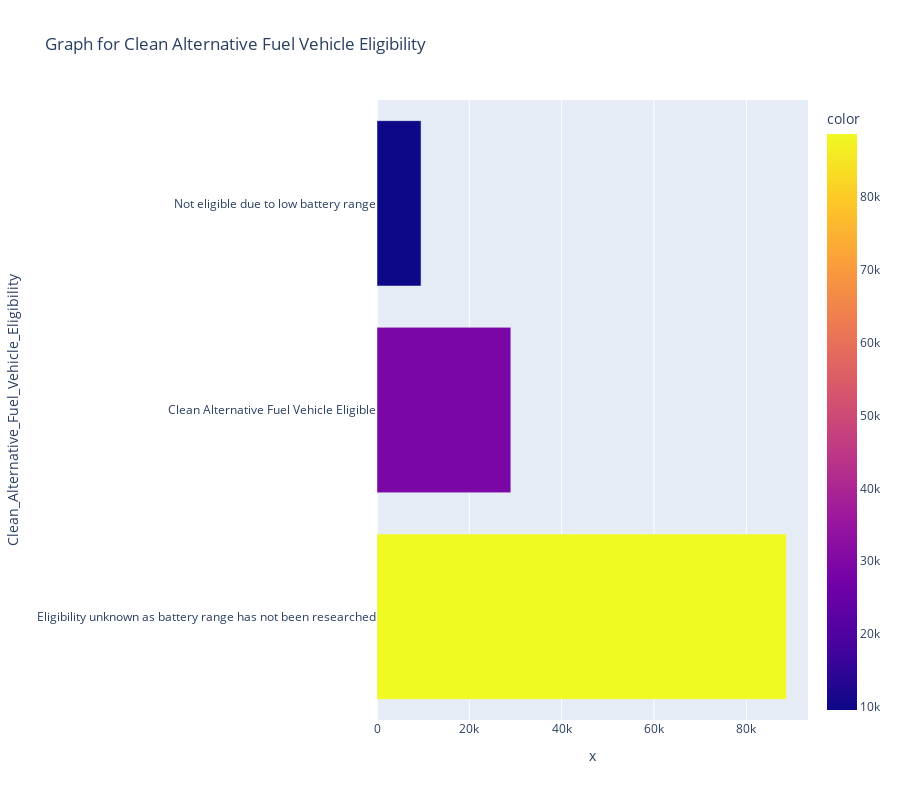

The cell this chart's notebook holds for it:
### Markdown cell above
## Clean alternative fuel vehicle eligibility

### Code cell
# Prepare the data for the stacked graph
data = EV_df['Clean_Alternative_Fuel_Vehicle_Eligibility'].value_counts()
fig = px.bar(data_frame=data.reset_index(), x=data, y='Clean_Alternative_Fuel_Vehicle_Eligibility', color=data, title='Graph for Clean Alternative Fuel Vehicle Eligibility')
fig.update_layout(autosize=False, width=900, height=800)
fig.show()

### Figure 1 — Plotly figure (JSON) as saved in the notebook; plotly's stock layout.template omitted (floating-point values rounded to 4 significant figures)
{"data": [{"alignmentgroup": "True", "hovertemplate": "x=%{x}<br>Clean_Alternative_Fuel_Vehicle_Eligibility=%{y}<br>color=%{marker.color}<extra></extra>", "legendgroup": "", "marker": {"color": [88677, 28985, 9541], "coloraxis": "coloraxis", "pattern": {"shape": ""}}, "name": "", "offsetgroup": "", "orientation": "h", "showlegend": false, "textposition": "auto", "type": "bar", "x": [88677, 28985, 9541], "xaxis": "x", "y": ["Eligibility unknown as battery range has not been researched", "Clean Alternative Fuel Vehicle Eligible", "Not eligible due to low battery range"], "yaxis": "y"}], "layout": {"autosize": false, "barmode": "relative", "coloraxis": {"colorbar": {"title": {"text": "color"}}, "colorscale": [[0, "#0d0887"], [0.1111, "#46039f"], [0.2222, "#7201a8"], [0.3333, "#9c179e"], [0.4444, "#bd3786"], [0.5556, "#d8576b"], [0.6667, "#ed7953"], [0.7778, "#fb9f3a"], [0.8889, "#fdca26"], [1, "#f0f921"]]}, "height": 800, "legend": {"tracegroupgap": 0}, "title": {"text": "Graph for Clean Alternative Fuel Vehicle Eligibility"}, "width": 900, "xaxis": {"anchor": "y", "domain": [0, 1], "title": {"text": "x"}}, "yaxis": {"anchor": "x", "domain": [0, 1], "title": {"text": "Clean_Alternative_Fuel_Vehicle_Eligibility"}}}}
